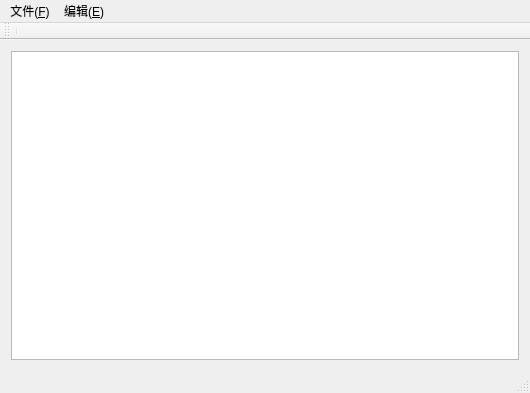
<?xml version="1.0" encoding="UTF-8"?>
<ui version="4.0">
 <class>MainWindow</class>
 <widget class="QMainWindow" name="MainWindow">
  <property name="geometry">
   <rect>
    <x>0</x>
    <y>0</y>
    <width>530</width>
    <height>393</height>
   </rect>
  </property>
  <property name="windowTitle">
   <string>MainWindow</string>
  </property>
  <widget class="QWidget" name="centralWidget">
   <layout class="QVBoxLayout" name="verticalLayout">
    <item>
     <widget class="QTextEdit" name="textEdit"/>
    </item>
   </layout>
  </widget>
  <widget class="QMenuBar" name="menuBar">
   <property name="geometry">
    <rect>
     <x>0</x>
     <y>0</y>
     <width>530</width>
     <height>26</height>
    </rect>
   </property>
   <widget class="QMenu" name="menu_F">
    <property name="title">
     <string>文件(&amp;F)</string>
    </property>
    <addaction name="newAction"/>
    <addaction name="openAction"/>
    <addaction name="saveAction"/>
    <addaction name="saveAsAction"/>
    <addaction name="separator"/>
    <addaction name="printAction"/>
    <addaction name="exitAction"/>
   </widget>
   <widget class="QMenu" name="menu_E">
    <property name="title">
     <string>编辑(&amp;E)</string>
    </property>
    <addaction name="actionnihai"/>
   </widget>
   <addaction name="menu_F"/>
   <addaction name="menu_E"/>
  </widget>
  <widget class="QToolBar" name="mainToolBar">
   <attribute name="toolBarArea">
    <enum>TopToolBarArea</enum>
   </attribute>
   <attribute name="toolBarBreak">
    <bool>true</bool>
   </attribute>
   <addaction name="separator"/>
  </widget>
  <widget class="QStatusBar" name="statusBar"/>
  <action name="newAction">
   <property name="text">
    <string>新建(&amp;N)</string>
   </property>
  </action>
  <action name="openAction">
   <property name="text">
    <string>打开(&amp;O)</string>
   </property>
  </action>
  <action name="saveAction">
   <property name="text">
    <string>保存(&amp;S)</string>
   </property>
  </action>
  <action name="saveAsAction">
   <property name="text">
    <string>另存为(&amp;A)</string>
   </property>
  </action>
  <action name="actionsdw">
   <property name="text">
    <string>sdw</string>
   </property>
  </action>
  <action name="printAction">
   <property name="text">
    <string>打印(&amp;P)</string>
   </property>
  </action>
  <action name="exitAction">
   <property name="text">
    <string>退出(&amp;Q)</string>
   </property>
   <property name="iconText">
    <string>退出(Q)</string>
   </property>
   <property name="toolTip">
    <string>退出(Q)</string>
   </property>
  </action>
  <action name="actionnihai">
   <property name="text">
    <string>nihai</string>
   </property>
  </action>
 </widget>
 <layoutdefault spacing="6" margin="11"/>
 <resources/>
 <connections/>
</ui>
